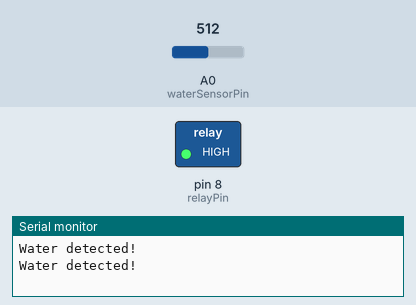
This sketch was run on a simulated Arduino Uno, built with avr-gcc and run on an emulated ATmega328P. On the bench: switched loads named in the sketch (green lamp = pin HIGH), the last lines printed to the serial monitor. The test bench sets the inputs (shaded band); at power-on: A0 (waterSensorPin) = 512.

Above: at 1.8 s.
1.9 s: A0 (waterSensorPin) set to 485
At 2.7 s:
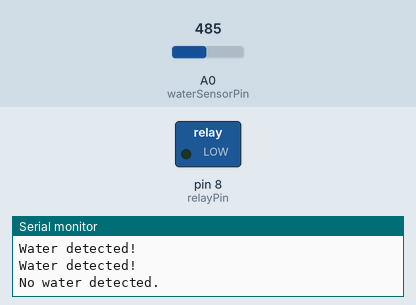
3.5 s: A0 (waterSensorPin) set to 510
At 5.2 s:
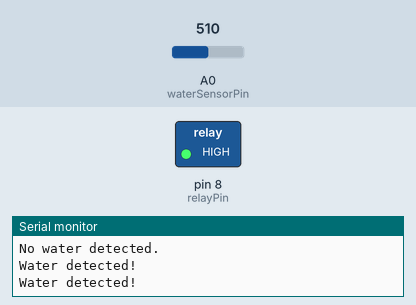
5.5 s: A0 (waterSensorPin) set to 490
At 7.0 s:
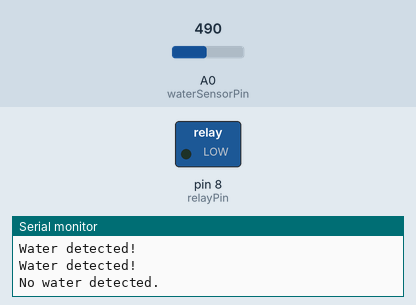
Timing chart, 0 to 8.5 s (numbered marks = the images above; inputs shaded):
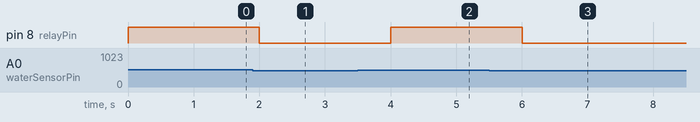

Measured:
- the behaviour switches between 501 and 500 on A0 (waterSensorPin) (found by bisection; images 0 and 1)
- after the input at 1.9 s, pin 8 (relayPin): HIGH → LOW after 0.10 s
- after the input at 3.5 s, pin 8 (relayPin): LOW → HIGH after 0.50 s
- after the input at 5.5 s, pin 8 (relayPin): HIGH → LOW after 0.50 s

The sketch:

sketch.ino
```cpp
const int waterSensorPin = A0; // Water sensor pin
const int relayPin = 8;        // Relay pin

void setup() {
  pinMode(relayPin, OUTPUT);
  Serial.begin(9600);
}

void loop() {
  int waterLevel = analogRead(waterSensorPin);

  if (waterLevel > 500) { // Adjust threshold as needed
    digitalWrite(relayPin, HIGH); // Activate relay
    Serial.println("Water detected!");
  } else {
    digitalWrite(relayPin, LOW);  // Deactivate relay
    Serial.println("No water detected.");
  }
  delay(1000);
}
```
